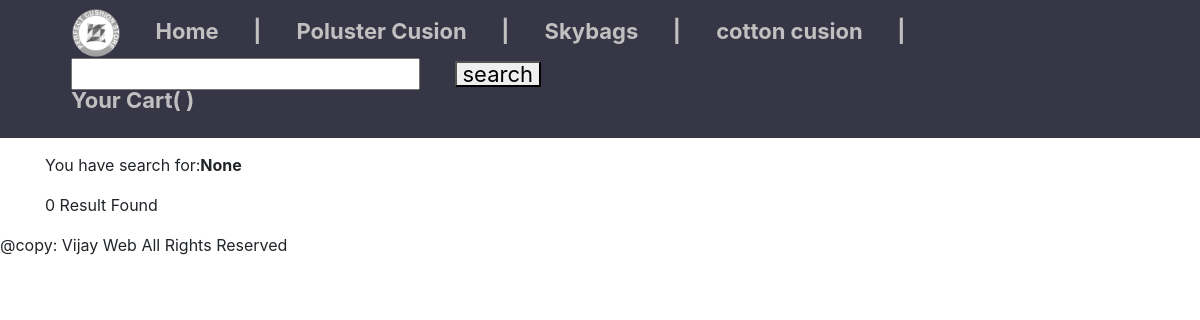
The app's page /search/ with its own data.
### Shop/models.py (models this page shows, shortened)
class Category(models.Model):
    name=models.CharField(max_length=256,unique=True)
    slug=models.SlugField(max_length=256,unique=True)
    description=models.TextField(blank=True)
    image=models.ImageField(upload_to='Category/',blank=True)
    class Meta:
        ordering=['name']
        verbose_name_plural='Categories'

### search/views.py (the view)
# urls.py: path('',views.Search,name='search1'),
def Search(request):
    products=None
    query=None
    print('q' in request.POST)
    if 'q' in request.POST:
        query=request.POST.get('q')
        print("BBB",query)
        products=Product.objects.all().filter(Q(description__contains=query) | Q(name__contains=query))
    print("AAAA",products)
    print("BBB",query)
    return render(request,'search/search.html',{'query':query,'products':products})

### Shop/context_processors.py (called while the page is built)
def Main(request):
    links=Category.objects.all()
    return dict(links=links)

### templates/search/search.html (shortened to what this page needs)
{% extends  'Shop/base_site.html' %}
{% load static %}
{% block content %}
<p>You have search for:<b>{{query}}</b></p>
{% for product in products %}
  <a href="{{product.get_url}}"><img src="{{product.image.url}}" heifht=200px width=200px alt=""></a>
  <h4>{{product.name}}</h4>
  <p>Rs.{{product.price}}</p>
{% empty %}
<p>0 Result Found</p>
{% endfor %}
{% endblock %}

### templates/Shop/navbar.html (shortened to what this page needs)
{% load static %}
<div class="navbar">
  <nav class="">
    <ul>
      <li><a href="{% url 'allproduct' %}"><img src="{% static 'Image/logo.png' %}" alt="no image" height=50px width=50px></a></li>
      <li><a href="{% url 'allproduct' %}">Home</a></li>
      <li> | </li>
      {% for cat in links %}
      <li><a href="{% url 'products_by_cat'  cat.slug %}">{{cat.name}}</a></li>
      <li> | </li>
      {% endfor %}
      <form class="" action="{% url 'search:search1' %}" method="post">
        <li><input type="text" name="q" value=""></li>
        <li><button type="submit" name="button">search</button></li>
      </form>
      <li>Your Cart( )</li>
    </ul>
  </nav>
</div>

### static/css/master.css (style rules this page uses)
.navbar { overflow: hidden; background-color: #373646; margin-bottom: 15px; height: 100%; }
.navbar li { font-size: 22px; list-style-type: none; display: inline; color: #c0c0c0; text-align: center; padding:15px; text-decoration: none; font-weight: bold; line-height: 20px; border-radius: 4px; }
.navbar li a { font-size: 22px; width: 100%; color: #c0c0c0; -webkit-transition-duration: 0.5s; transition-duration: 0.5s; }

### static/css/slide.css (style rules this page uses)
img { vertical-align: middle; }

### templates/Shop/base_site.html (style rules this page uses)
body { background-color: #E9E9E9; }

### records on screen
Category: name "Poluster Cusion"
Category: name "Skybags"
Category: name "cotton cusion"

### other values on screen
{{ query }} "None"
